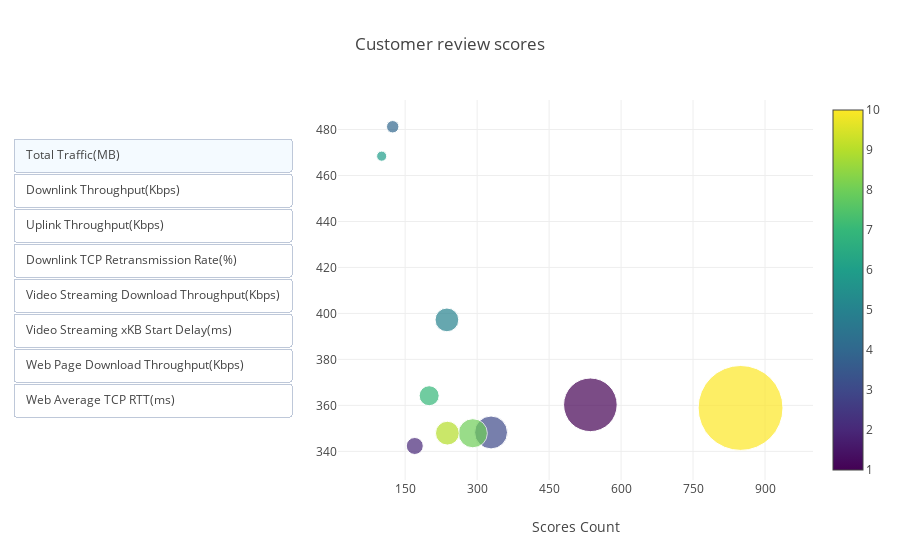

Notebook code for this chart:
### Code cell
# Визуализация зависимости медианных значений технических характеристик и отзывов

data = medians[features]

fig = go.Figure()

for feature in data:
    ylim = [medians[feature].min()*0.98, medians[feature].max()*1.02]
    fig.add_trace(
        go.Scatter(
            x = medians['ReviewCount'],
            y = medians[feature],
            visible=False,
            name = str(feature),
            mode='markers',
            marker=dict(
                   color=medians['Q1'],
                   size=medians['ReviewCount']/10,
                   showscale=True,
                   colorscale="Viridis"),
            text=medians['Q1']))
start_index = 0
fig.data[start_index].visible = True

steps = []
for i in range(len(fig.data)):
    step = dict(
        label=fig.data[i].name,
        method="update",
        args = [{'visible': [t == i for t in range(len(fig.data))]},
                {'title.text': 'Customer review scores for median {} '.format(fig.data[i].name)},],)
    steps.append(step)
    
fig.update_layout(
    updatemenus=[dict(type="buttons",
                      x=-0.1,
                      y=0.9,
                      xanchor="right",
                      buttons=steps)])         
fig.update_layout({'xaxis': {'dtick': 150, 'range':  [10,1000], 'title': 'Scores Count'},
                    'template': 'none',
                    'title': 'Customer review scores'}) 
fig.show()

### Figure 1 — Plotly figure (JSON) as saved in the notebook; plotly's stock layout.template omitted (floating-point values rounded to 4 significant figures)
{"data": [{"marker": {"color": [1, 2, 3, 4, 5, 6, 7, 8, 9, 10], "colorscale": [[0, "#440154"], [0.1111, "#482878"], [0.2222, "#3e4989"], [0.3333, "#31688e"], [0.4444, "#26828e"], [0.5556, "#1f9e89"], [0.6667, "#35b779"], [0.7778, "#6ece58"], [0.8889, "#b5de2b"], [1, "#fde725"]], "showscale": true, "size": [53.6, 17, 32.9, 12.4, 23.7, 10.1, 20, 29.1, 23.8, 84.9]}, "mode": "markers", "name": "Total Traffic(MB)", "text": [1, 2, 3, 4, 5, 6, 7, 8, 9, 10], "type": "scatter", "visible": true, "x": [536, 170, 329, 124, 237, 101, 200, 291, 238, 849], "y": [360.2, 342.3, 348.2, 481.2, 397.2, 468.4, 364.2, 347.9, 347.9, 358.9]}, {"marker": {"color": [1, 2, 3, 4, 5, 6, 7, 8, 9, 10], "colorscale": [[0, "#440154"], [0.1111, "#482878"], [0.2222, "#3e4989"], [0.3333, "#31688e"], [0.4444, "#26828e"], [0.5556, "#1f9e89"], [0.6667, "#35b779"], [0.7778, "#6ece58"], [0.8889, "#b5de2b"], [1, "#fde725"]], "showscale": true, "size": [53.6, 17, 32.9, 12.4, 23.7, 10.1, 20, 29.1, 23.8, 84.9]}, "mode": "markers", "name": "Downlink Throughput(Kbps)", "text": [1, 2, 3, 4, 5, 6, 7, 8, 9, 10], "type": "scatter", "visible": false, "x": [536, 170, 329, 124, 237, 101, 200, 291, 238, 849], "y": [1171.0, 1061.0, 1140.0, 1443.0, 1272.0, 1902.0, 1411.0, 1457.0, 1653.0, 1636.0]}, {"marker": {"color": [1, 2, 3, 4, 5, 6, 7, 8, 9, 10], "colorscale": [[0, "#440154"], [0.1111, "#482878"], [0.2222, "#3e4989"], [0.3333, "#31688e"], [0.4444, "#26828e"], [0.5556, "#1f9e89"], [0.6667, "#35b779"], [0.7778, "#6ece58"], [0.8889, "#b5de2b"], [1, "#fde725"]], "showscale": true, "size": [53.6, 17, 32.9, 12.4, 23.7, 10.1, 20, 29.1, 23.8, 84.9]}, "mode": "markers", "name": "Uplink Throughput(Kbps)", "text": [1, 2, 3, 4, 5, 6, 7, 8, 9, 10], "type": "scatter", "visible": false, "x": [536, 170, 329, 124, 237, 101, 200, 291, 238, 849], "y": [107.3, 105.9, 123.4, 113.1, 122.5, 147.4, 116.6, 125.1, 126.9, 124.2]}, {"marker": {"color": [1, 2, 3, 4, 5, 6, 7, 8, 9, 10], "colorscale": [[0, "#440154"], [0.1111, "#482878"], [0.2222, "#3e4989"], [0.3333, "#31688e"], [0.4444, "#26828e"], [0.5556, "#1f9e89"], [0.6667, "#35b779"], [0.7778, "#6ece58"], [0.8889, "#b5de2b"], [1, "#fde725"]], "showscale": true, "size": [53.6, 17, 32.9, 12.4, 23.7, 10.1, 20, 29.1, 23.8, 84.9]}, "mode": "markers", "name": "Downlink TCP Retransmission Rate(%)", "text": [1, 2, 3, 4, 5, 6, 7, 8, 9, 10], "type": "scatter", "visible": false, "x": [536, 170, 329, 124, 237, 101, 200, 291, 238, 849], "y": [1.44, 1.62, 1.46, 1.315, 1.28, 1.15, 1.45, 1.22, 1.09, 1.22]}, {"marker": {"color": [1, 2, 3, 4, 5, 6, 7, 8, 9, 10], "colorscale": [[0, "#440154"], [0.1111, "#482878"], [0.2222, "#3e4989"], [0.3333, "#31688e"], [0.4444, "#26828e"], [0.5556, "#1f9e89"], [0.6667, "#35b779"], [0.7778, "#6ece58"], [0.8889, "#b5de2b"], [1, "#fde725"]], "showscale": true, "size": [53.6, 17, 32.9, 12.4, 23.7, 10.1, 20, 29.1, 23.8, 84.9]}, "mode": "markers", "name": "Video Streaming Download Throughput(Kbps)", "text": [1, 2, 3, 4, 5, 6, 7, 8, 9, 10], "type": "scatter", "visible": false, "x": [536, 170, 329, 124, 237, 101, 200, 291, 238, 849], "y": [3614.0, 4173.0, 3482.0, 3737.0, 3873.0, 5049.0, 4420.0, 5085.0, 4975.0, 4920.0]}, {"marker": {"color": [1, 2, 3, 4, 5, 6, 7, 8, 9, 10], "colorscale": [[0, "#440154"], [0.1111, "#482878"], [0.2222, "#3e4989"], [0.3333, "#31688e"], [0.4444, "#26828e"], [0.5556, "#1f9e89"], [0.6667, "#35b779"], [0.7778, "#6ece58"], [0.8889, "#b5de2b"], [1, "#fde725"]], "showscale": true, "size": [53.6, 17, 32.9, 12.4, 23.7, 10.1, 20, 29.1, 23.8, 84.9]}, "mode": "markers", "name": "Video Streaming xKB Start Delay(ms)", "text": [1, 2, 3, 4, 5, 6, 7, 8, 9, 10], "type": "scatter", "visible": false, "x": [536, 170, 329, 124, 237, 101, 200, 291, 238, 849], "y": [1802.0, 1737, 1846, 1630.0, 1726, 1688, 1624.0, 1616, 1531, 1552]}, {"marker": {"color": [1, 2, 3, 4, 5, 6, 7, 8, 9, 10], "colorscale": [[0, "#440154"], [0.1111, "#482878"], [0.2222, "#3e4989"], [0.3333, "#31688e"], [0.4444, "#26828e"], [0.5556, "#1f9e89"], [0.6667, "#35b779"], [0.7778, "#6ece58"], [0.8889, "#b5de2b"], [1, "#fde725"]], "showscale": true, "size": [53.6, 17, 32.9, 12.4, 23.7, 10.1, 20, 29.1, 23.8, 84.9]}, "mode": "markers", "name": "Web Page Download Throughput(Kbps)", "text": [1, 2, 3, 4, 5, 6, 7, 8, 9, 10], "type": "scatter", "visible": false, "x": [536, 170, 329, 124, 237, 101, 200, 291, 238, 849], "y": [1443.0, 1591.0, 1509.0, 1570.0, 1566.0, 1746.0, 1765.0, 1770.0, 1856.0, 1846.0]}, {"marker": {"color": [1, 2, 3, 4, 5, 6, 7, 8, 9, 10], "colorscale": [[0, "#440154"], [0.1111, "#482878"], [0.2222, "#3e4989"], [0.3333, "#31688e"], [0.4444, "#26828e"], [0.5556, "#1f9e89"], [0.6667, "#35b779"], [0.7778, "#6ece58"], [0.8889, "#b5de2b"], [1, "#fde725"]], "showscale": true, "size": [53.6, 17, 32.9, 12.4, 23.7, 10.1, 20, 29.1, 23.8, 84.9]}, "mode": "markers", "name": "Web Average TCP RTT(ms)", "text": [1, 2, 3, 4, 5, 6, 7, 8, 9, 10], "type": "scatter", "visible": false, "x": [536, 170, 329, 124, 237, 101, 200, 291, 238, 849], "y": [139, 105.5, 144, 112, 124, 110, 119.5, 108, 100, 106]}], "layout": {"title": {"text": "Customer review scores"}, "updatemenus": [{"buttons": [{"args": [{"visible": [true, false, false, false, false, false, false, false]}, {"title.text": "Customer review scores for median Total Traffic(MB) "}], "label": "Total Traffic(MB)", "method": "update"}, {"args": [{"visible": [false, true, false, false, false, false, false, false]}, {"title.text": "Customer review scores for median Downlink Throughput(Kbps) "}], "label": "Downlink Throughput(Kbps)", "method": "update"}, {"args": [{"visible": [false, false, true, false, false, false, false, false]}, {"title.text": "Customer review scores for median Uplink Throughput(Kbps) "}], "label": "Uplink Throughput(Kbps)", "method": "update"}, {"args": [{"visible": [false, false, false, true, false, false, false, false]}, {"title.text": "Customer review scores for median Downlink TCP Retransmission Rate(%) "}], "label": "Downlink TCP Retransmission Rate(%)", "method": "update"}, {"args": [{"visible": [false, false, false, false, true, false, false, false]}, {"title.text": "Customer review scores for median Video Streaming Download Throughput(Kbps) "}], "label": "Video Streaming Download Throughput(Kbps)", "method": "update"}, {"args": [{"visible": [false, false, false, false, false, true, false, false]}, {"title.text": "Customer review scores for median Video Streaming xKB Start Delay(ms) "}], "label": "Video Streaming xKB Start Delay(ms)", "method": "update"}, {"args": [{"visible": [false, false, false, false, false, false, true, false]}, {"title.text": "Customer review scores for median Web Page Download Throughput(Kbps) "}], "label": "Web Page Download Throughput(Kbps)", "method": "update"}, {"args": [{"visible": [false, false, false, false, false, false, false, true]}, {"title.text": "Customer review scores for median Web Average TCP RTT(ms) "}], "label": "Web Average TCP RTT(ms)", "method": "update"}], "type": "buttons", "x": -0.1, "xanchor": "right", "y": 0.9}], "xaxis": {"dtick": 150, "range": [10, 1000], "title": {"text": "Scores Count"}}}}
